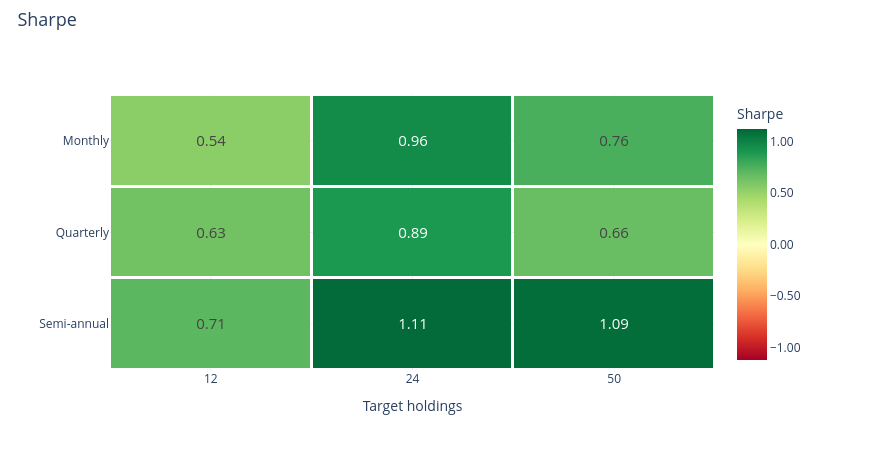

Notebook code for this chart:
### Markdown cell above
### Sharpe ratio

### Code cell
research.heatmap('sharpe')

### Figure 1 — Plotly figure (JSON) as saved in the notebook; plotly's stock layout.template omitted (floating-point values rounded to 4 significant figures)
{"data": [{"colorbar": {"tickformat": ".2f", "title": {"text": "Sharpe"}}, "colorscale": [[0.0, "rgb(165,0,38)"], [0.1, "rgb(215,48,39)"], [0.2, "rgb(244,109,67)"], [0.3, "rgb(253,174,97)"], [0.4, "rgb(254,224,139)"], [0.5, "rgb(255,255,191)"], [0.6, "rgb(217,239,139)"], [0.7, "rgb(166,217,106)"], [0.8, "rgb(102,189,99)"], [0.9, "rgb(26,152,80)"], [1.0, "rgb(0,104,55)"]], "text": [["0.54", "0.96", "0.76"], ["0.63", "0.89", "0.66"], ["0.71", "1.11", "1.09"]], "textfont": {"size": 15}, "texttemplate": "%{text}", "type": "heatmap", "x": ["12", "24", "50"], "xgap": 3, "y": ["Monthly", "Quarterly", "Semi-annual"], "ygap": 3, "z": [[0.5424, 0.9588, 0.7594], [0.6301, 0.8906, 0.6632], [0.7054, 1.106, 1.092]], "zmax": 1.121, "zmid": 0.0, "zmin": -1.121}], "layout": {"height": 450, "hovermode": "closest", "legend": {"font": {"size": 12}, "itemclick": "toggle", "itemdoubleclick": "toggleothers", "x": 1.025, "y": 1}, "margin": {"b": 80, "l": 110, "r": 155, "t": 95}, "title": {"font": {"size": 18}, "text": "Sharpe", "x": 0.02, "y": 0.97}, "width": 870, "xaxis": {"title": {"text": "Target holdings"}}, "yaxis": {"autorange": "reversed"}}}
